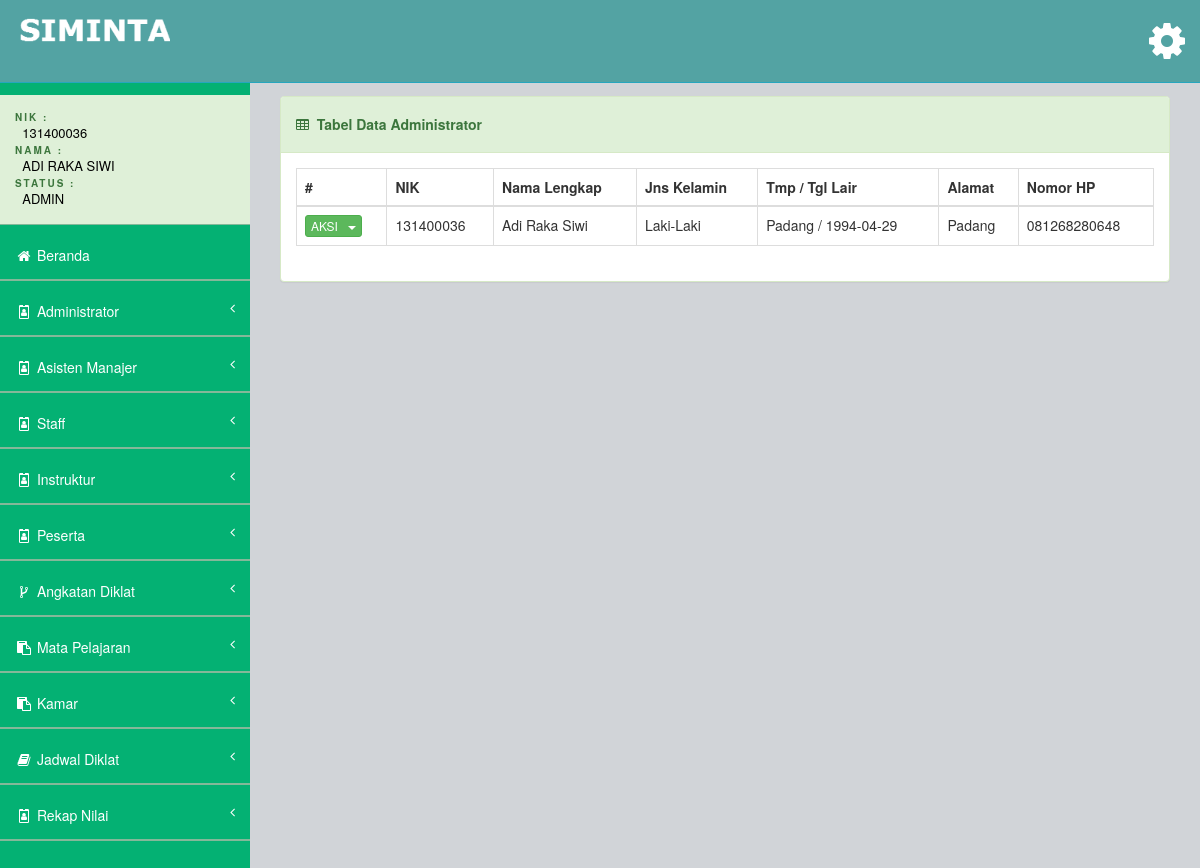
Page /views/admin/main.php?page=lihat-admin (signed in) on the committed database.
### tables this page shows
CREATE TABLE `tb_detail_admin` (
  `id` int(11) NOT NULL AUTO_INCREMENT,
  `user_akun_id` int(11) NOT NULL,
  `nik` varchar(50) NOT NULL,
  `nama` varchar(100) NOT NULL,
  `jekel` enum('Laki-Laki','Perempuan') NOT NULL,
  `tempat_lahir` varchar(50) NOT NULL,
  `tgl_lahir` date NOT NULL,
  `alamat` varchar(100) NOT NULL,
  `nomor_hp` varchar(12) NOT NULL,
  PRIMARY KEY (`id`),
  KEY `user_akun_id` (`user_akun_id`),
  KEY `user_akun_id_2` (`user_akun_id`),
  CONSTRAINT `tb_detail_admin_ibfk_1` FOREIGN KEY (`user_akun_id`) REFERENCES `tb_user_akun` (`id`)
);

### views/admin/input_admin/lihat-biodata-admin.php (the view, shortened to what this page needs)
<div class="row">
    <div class="col-md-12">
        <div class="panel panel-success">
            <div class="panel-heading">
                <h5><strong><i class="fa fa-table"></i>&nbsp; Tabel Data Administrator</strong></h5>
            </div>
            <div class="panel-body">
                <div class="">
                    <table class="table table-bordered table-hover my-datatable">
                        <thead>
                            <tr>
                                <th>#</th>
                                <th>NIK</th>
                                <th>Nama Lengkap</th>
                                <th>Jns Kelamin</th>
                                <th>Tmp / Tgl Lair</th>
                                <th>Alamat</th>
                                <th>Nomor HP</th>
                            </tr>
                        </thead>
                        <tbody>
                            <?php
                                $sql = "SELECT * FROM tb_detail_admin";
                                $proses = mysqli_query($conn, $sql);
                                while ($data = mysqli_fetch_assoc($proses))
                                {
                            ?>
                                <tr>
                                    <td>
                                        <div class="dropdown">
                                        <button class="btn btn-success btn-xs dropdown-toggle" type="button" data-toggle="dropdown">
                                                AKSI &nbsp;
                                                <span class="caret"></span>
                                            </button>
                                        </div>
                                    </td>
                                    <td><?php echo $data["nik"] ?></td>
                                    <td><?php echo $data["nama"] ?></td>
                                    <td><?php echo $data["jekel"] ?></td>
                                    <td><?php echo $data["tempat_lahir"]." / ".$data["tgl_lahir"] ?></td>
                                    <td><?php echo $data["alamat"] ?></td>
                                    <td><?php echo $data["nomor_hp"] ?></td>
                                </tr>
                            <?php
                                }
                            ?>
                        </tbody>
                    </table>
                </div>
            </div>
        </div>
    </div>
</div>

### assets/css/custom.css (style rules this page uses)
.my-datatable { font-size: 14px; }

### rows in the picture
tb_detail_admin: nik "131400036", nama "Adi Raka Siwi", jekel "Laki-Laki", tempat_lahir "Padang", tgl_lahir "1994-04-29", alamat "Padang", nomor_hp "081268280648"

### other values in the picture
$_SESSION["username"] "131400036"
$_SESSION["nama"] "ADI RAKA SIWI"
$_SESSION["hak_akses"] "ADMIN"
